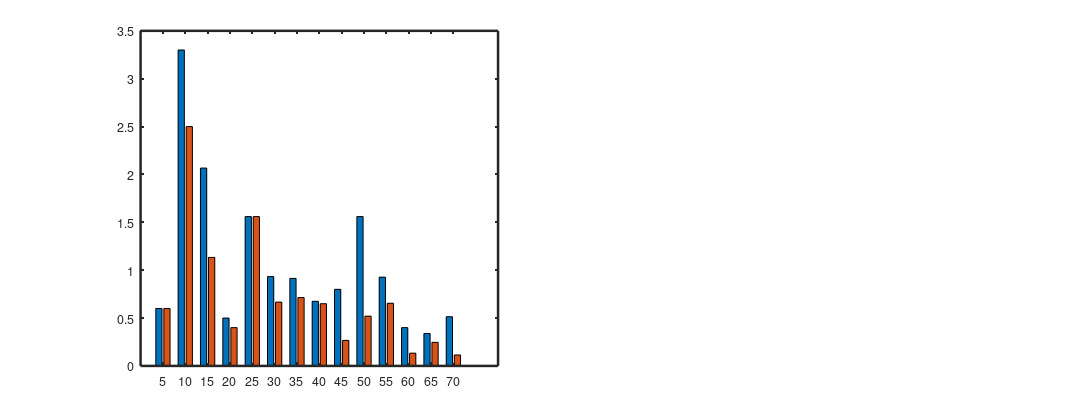

Source code (MATLAB): (Note: this script raises an error after producing the figure.)
clc, clear all
clf;
name = 'fig8_trans';
figname = sprintf('x%s',name);
set(gcf,'position', [647 505 1202 457]);
set(gcf,'DefaultAxesLineWidth',2);
set(gcf,'PaperPositionMode','auto');


subplot(1,2,1)
load totalsbylength_data1.txt
t = totalsbylength_data1;   % row 1 is non-IS, row 2 is IS transposases
ls = 5:5:70;                % length bins

tnorm(1,:) = t(1,:)./ls;    % normalize to average number of TEs per kB
tnorm(2,:) = t(2,:)./ls;
H = bar(ls,tnorm');
H(1).FaceColor = [0.2 0.2 0.2];
H(2).FaceColor = [0.9 0.9 0.9];
annotation('textbox', [0.06, 0.999999, 0.0, 0.0], 'String', "A", 'fontweight','bold', 'FontSize', 18)

xlabel('Prophage length (kbp)', 'fontsize',18,'verticalalignment','top','interpreter','latex');
ylabel('Mean transposes per kbp', 'fontsize',18,'verticalalignment','bottom','interpreter','latex');
axis([2.5 72.5 0 4])

%legend('non-IS transposases','IS transposases','location','NE');
legend('Non-IS transposases','IS transposases','location','NE', 'interpreter','latex', 'fontsize',16);
set(gca,'fontsize',16)
set(gcf,'color','w');

subplot(1,2,2)
load totalsbylength_data2.txt
t = totalsbylength_data2;
ls = 5:5:70;

tnorm(1,:) = t(1,:)./ls;
tnorm(2,:) = t(2,:)./ls;

H = bar(ls,tnorm');
H(1).FaceColor = [0.2 0.2 0.2];
H(2).FaceColor = [0.9 0.9 0.9];

xlabel('Prophage length (kbp)', 'fontsize',18,'verticalalignment','top','interpreter','latex');
ylabel('Mean transposes per kbp', 'fontsize',18,'verticalalignment','bottom','interpreter','latex','fontsize',16);
axis([2.5 72.5 0 8])
annotation('textbox', [0.5, 0.999999, 0.0, 0.0], 'String', "B", 'fontweight','bold', 'FontSize', 18)
set(gca,'fontsize',16)

stampname(81.0422662146837, -0.620681563524794,90);
creat(name);

